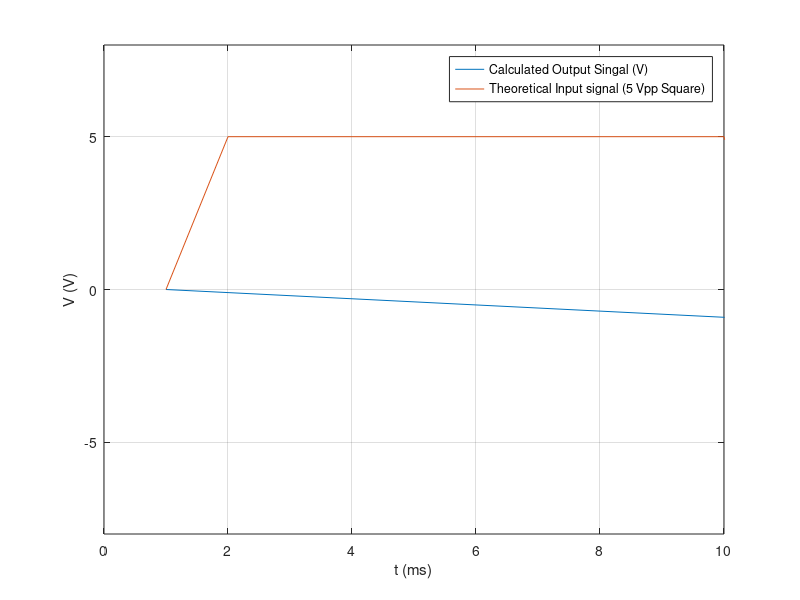
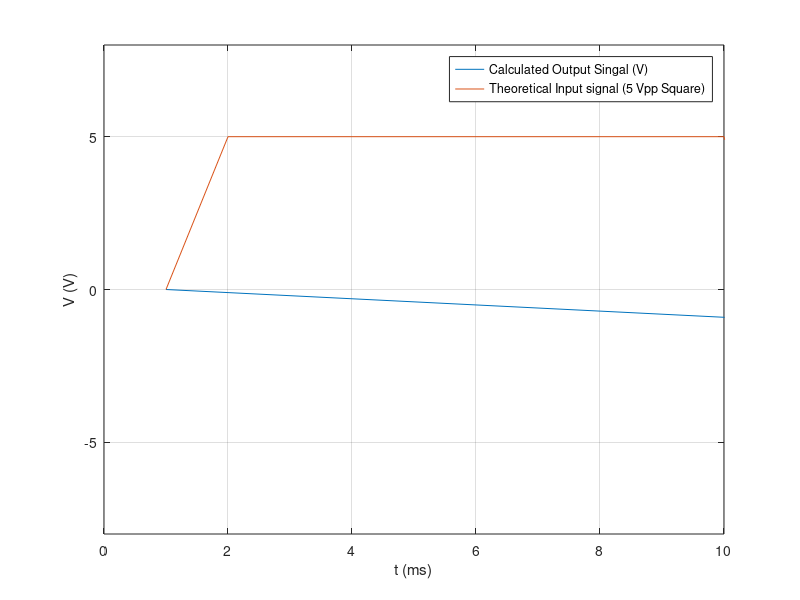

These charts were generated, in order, by the following MATLAB code:
close all;
clear;
format short;
format compact;


Scopefig = figure;
t = linspace(0, 10E-3);                                 % Time Vector (0 - 10ms)
f = 500;                                           % Desired Frequency (Cycles/Timespan)
sqwv = @(x) (5*sign(sin(2*pi*x*f)));     

for i = 1:numel(t)
     
    V(i) = (-1/((100000)*(0.05E-6)))*integral(sqwv,0,t(i));
    
end

plot(V,'LineWidth',0.5);
hold on

plot(sqwv(t));
axis([0 10 -8 8])
xlabel('t (ms)')

legend('Calculated Output Singal (V)', 'Theoretical Input signal (5 Vpp Square)','Location','northeast')
ylabel('V (V)')
box on
grid on
hold off
 

 savefig(Scopefig, 'Scopefig.fig');
print(Scopefig, '-dpng', 'Scopefig.png');